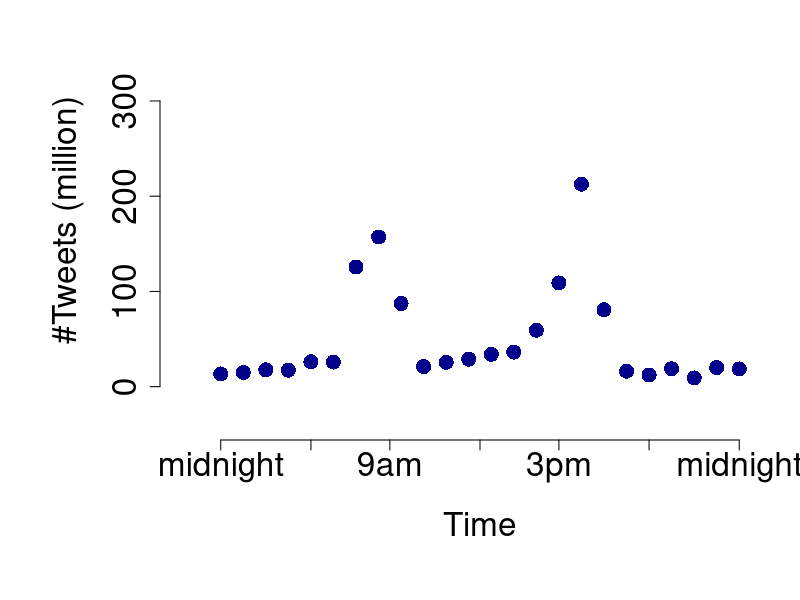

This chart was generated by the following R code: (Note: this script raises an error after producing the figure.)
png(file="~/Sites/decoded_presentation/templates/reveal/small_data_tweets.png",width = 1033,height = 484)
par(bg="white",mar=c(10,10,2,2))
y1 = c(5,6,10,11,18,20,120,150,80,10,15,20,25,30,50,100,200,75,10,5,10,3,7,5)
x1 = c(1:7,8,9,10,11,12,13,14,15,16,17,18,19,20,21:24);
plot(x1,y1 + runif(24,0,10) + 5,xlab="",ylab="",ylim=c(0,350),xlim=c(1,24),axes=F,
	pch = 16,col="darkblue",cex = 2)
axis(1,at=c(1,5,8.5,12.5,16,20,24),labels = c("midnight","6am","9am","noon","3pm","6pm","midnight"),line=2,cex.axis=2)
axis(2, at= c(0,100,200,300), labels = c(0,100,200,300),line=2,cex.axis=2)
title(xlab="Time", cex.lab = 2, line = 6)
title(ylab="#Tweets (million)",cex.lab = 2,line=6)
dev.off();

#San Fran, NYC, London, Moscow, Delhi, Manilla
#10, 13, 18, 21, 23,1
#-8, -5, 3, 5, 7

#london
x1 = sort(c(rnorm(500,9,5), rnorm(500,18,5)))
y1 = c(runif(125,5,15) + (1:125),sort(rnorm(125,180,60)),sort(rnorm(125,180,20),decreasing=T),runif(250,30,140),
	sort(rnorm(125,180,20)),sort(rnorm(125,180,60),decreasing=T),runif(125,5,15)-(1:125))
x1b = x1 + runif(500,0,1); #x1b[which(x1b > 24)] = 24;
y1b = y1 +runif(500,1,50); #y1b[which(y1b > 300)] = 300;
ll = which(y1b > 300)
y1b[ll] = 300 + runif(ll,0,50)*((-1)^(1:ll)) 
zz = which(y1b < 0); y1b[zz] = runif(length(zz),20,60)
shift0 = x1b + 0;
shift0[which(shift0 > 24)] = shift0[(which(shift0>24))] - 24;
shift0[which(shift0 < 0)] = shift0[(which(shift0<0))] + 24;
kol = as.vector(col2rgb("blue"))/1000; 
x_london = shift0; y_london = y1b;

#moscow
x2 = sort(c(rnorm(500,9,5), rnorm(500,18,5)));
y2 = c(runif(125,5,15) + (1:125),sort(rnorm(125,150,90)),sort(rnorm(125,150,20),decreasing=T),runif(250,30,120),
	sort(rnorm(125,150,20)),sort(rnorm(125,150,50),decreasing=T),runif(125,5,15)-(1:125))
x2b = x2 + runif(500,0,0.5); #x1b[which(x1b > 24)] = 24;
y2b = y2 +runif(500,1,80); 
ll = which(y2b > 250)
y2b[ll] = 250 + runif(ll,0,50)*((-1)^(1:ll)) 
zz = which(y2b < 0); y2b[zz] = runif(length(zz),20,60)
kol2 = as.vector(col2rgb("red"))/1000; 
shift3 = x2b + 3;
shift3[which(shift3 > 24)] = shift3[(which(shift3>24))] - 24;
shift3[which(shift3 < 0)] = shift3[(which(shift3<0))] + 24;
x_moscow = shift3; y_moscow = y2b;
#plot(x2b[shift3],y2b,ylab="#Tweets (M)", xlab = "Time (hrs)",xlim=c(1,24),ylim=c(0,350),pch=16,col = rgb(kol2[1],kol2[1],kol2[3],alpha = 0.2))

#delhi
x3 = sort(c(rnorm(500,9,5), rnorm(500,18,5)));
y3 = c(runif(125,15,35) + (1:125),sort(rnorm(125,100,90)),sort(rnorm(125,100,90),decreasing=T),runif(250,30,100),
	sort(rnorm(125,100,20)),sort(rnorm(125,100,50),decreasing=T),runif(125,15,35)-(1:125))
x3b = x3 + runif(500,0,1); #x1b[which(x1b > 24)] = 24;
y3b = y3 +runif(500,1,50); 
ll = which(y3b > 150)
y3b[ll] = 150 + runif(ll,0,30)*((-1)^(1:ll)) 
zz = which(y3b < 0); y3b[zz] = runif(length(zz),20,60)
kol3 = as.vector(col2rgb("green"))/1000; 
shift5 = x3b + 5;
shift5[which(shift5 > 24)] = shift5[(which(shift5>24))] - 24;
shift5[which(shift5 < 0)] = shift5[(which(shift5<0))] + 24;
x_delhi = shift5; y_delhi = y3b;
#plot(x2b[shift3

#manilla
x4 = sort(c(rnorm(500,9,5), rnorm(500,18,5)));
y4 = c(runif(125,5,15) + (1:125),sort(rnorm(125,150,50)),sort(rnorm(125,150,50),decreasing=T),runif(250,30,100),
	sort(rnorm(125,100,20)),sort(rnorm(125,100,20),decreasing=T),runif(125,5,15)-(1:125))
x4b = x4 + runif(500,0,0.5); #x1b[which(x1b > 24)] = 24;
y4b = y4 +runif(500,1,50); 
ll = which(y4b > 550)
y4b[ll] = 550 + runif(ll,0,30)*((-1)^(1:ll)) 
zz = which(y4b < 0); y4b[zz] = runif(length(zz),20,60)
kol3 = as.vector(col2rgb("green"))/1000; 
shift7 = x4b + 7;
shift7[which(shift7 > 24)] = shift7[(which(shift7>24))] - 24;
shift7[which(shift7 < 0)] = shift7[(which(shift7<0))] + 24;
x_manilla = shift7; y_manilla = y4b;
#plot(x2b[shift3

#SF
x5 = sort(c(rnorm(500,9,5), rnorm(500,18,5)));
y5 = c(runif(125,5,15) + (1:125),sort(rnorm(125,200,30)),sort(rnorm(125,200,30),decreasing=T),runif(250,30,100),
	sort(rnorm(125,300,50)),sort(rnorm(125,300,50),decreasing=T),runif(125,15,35)-(1:125))
x5b = x5 + runif(500,0,0.5); #x1b[which(x1b > 24)] = 24;
y5b = y5 +runif(500,1,50); 
ll = which(y5b > 450)
y5b[ll] = 450 + runif(ll,0,50)*((-1)^(1:ll)) 
zz = which(y5b < 0); y5b[zz] = runif(length(zz),20,60)
kol3 = as.vector(col2rgb("green"))/1000; 
shift8 = x5b - 8;
shift8[which(shift8 > 24)] = shift8[(which(shift8>24))] - 24;
shift8[which(shift8 < 0)] = shift8[(which(shift8<0))] + 24;
x_sf = shift8; y_sf = y5b;
#plot(x2b[shift3

#NYC
x6 = sort(c(rnorm(500,9,5), rnorm(500,18,5)));
y6 = c(runif(125,5,105) + (1:125),sort(rnorm(125,200,20)),sort(rnorm(125,200,20),decreasing=T),runif(250,30,200),
	sort(rnorm(125,400,100)),sort(rnorm(125,400,100),decreasing=T),runif(125,5,205)-(1:125))
x6b = x6 + runif(500,0,0.5); #x1b[which(x1b > 24)] = 24;
y6b = y6 +runif(500,1,50); 
ll = which(y6b > 450)
y6b[ll] = 450 + runif(ll,0,50)*((-1)^(1:ll)) 
zz = which(y6b < 0); y6b[zz] = runif(length(zz),20,60)
kol3 = as.vector(col2rgb("green"))/1000; 
shiftnyc = x6b - 5;
shiftnyc[which(shiftnyc > 24)] = shiftnyc[(which(shiftnyc>24))] - 24;
shiftnyc[which(shiftnyc < 0)] = shiftnyc[(which(shiftnyc<0))] + 24;
x_nyc = shiftnyc; y_nyc = y6b;
#plot(x2b[shift3

data = cbind(x_sf,y_sf,x_nyc,y_nyc,x_london,y_london,x_moscow,y_moscow, x_delhi,y_delhi,x_manilla,y_manilla);
write.csv(data,"~/Sites/decoded_presentation/templates/reveal/tweet_simulated_data.csv",quote=F,row.names=F)

plot(x_london,y_london,ylab="", xlab = "",xlim=c(0,24),ylim=c(0,600),pch=16,col = rgb(0.7,kol[1],kol[3],alpha = 0.2),axes=F)
points(x_moscow,y_moscow,pch=16,col = rgb(kol2[1],kol2[1],kol2[3],alpha = 0.2))
points(x_delhi,y_delhi,pch=16,col = rgb(0.5,0.1,0.7,alpha = 0.2))
points(x_nyc,y_nyc,pch=16,col = rgb(0.1,0.1,0.7,alpha = 0.2))
points(x_sf,y_sf,pch=16,col = rgb(0.7,0.7,0.1,alpha = 0.2))
points(x_manilla,y_manilla,pch=16,col = rgb(0.4,0.4,0.1,alpha = 0.2))
axis(1,at=c(1,5,8.5,12.5,16,20,24),labels = c("midnight","6am","9am","noon","3pm","6pm","midnight"),line=2)
axis(2, at= c(0,100,200,300,400,500), labels = c(0,100,200,300,400,500),line = 2)
title(xlab="Time", line = 6)
title(ylab="#Tweets (million)",line=6)
legend("topleft",bty="n",col=c(rgb(0.7,kol[1],kol[3],alpha = 1),rgb(kol2[1],kol2[1],kol2[3],alpha = 1),rgb(0.5,0.1,0.7,alpha = 1)),legend=c("UK","Moscow","Delhi"),ncol=3,pch=c(16,16,16))


png(file="~/Sites/decoded_presentation/templates/reveal/big_data_tweets_colour.png",width = 1033,height = 484)
par(bg="white",mar=c(10,10,2,2))
plot(x_london,y_london,ylab="", xlab = "",xlim=c(0,24),ylim=c(0,400),pch=16,col = rgb(0.7,kol[1],kol[3],alpha = 0.2),axes=F,cex=2,cex.lab=2)
points(x_moscow,y_moscow,pch=16,col = rgb(kol2[1],kol2[1],kol2[3],alpha = 0.2),cex=2)
points(x_delhi,y_delhi,pch=16,col = rgb(0.5,0.1,0.7,alpha = 0.2),cex=2)
axis(1,at=c(1,5,8.5,12.5,16,20,24),labels = c("midnight","6am","9am","noon","3pm","6pm","midnight"),cex.axis=2,line=2)
axis(2, at= c(0,100,200,300), labels = c(0,100,200,300),cex.axis=2, line = 2)
title(xlab="Time", cex.lab = 2, line = 6)
title(ylab="#Tweets (million)",cex.lab = 2,line=6)
legend("topleft",bty="n",col=c(rgb(0.7,kol[1],kol[3],alpha = 1),rgb(kol2[1],kol2[1],kol2[3],alpha = 1),rgb(0.5,0.1,0.7,alpha = 1)),legend=c("UK","Moscow","Delhi"),ncol=3,pch=c(16,16,16),cex=2)
dev.off();

png(file="~/Sites/decoded_presentation/templates/reveal/big_data_tweets_black.png",width = 1033,height = 484)
par(bg="white",mar=c(10,10,2,2))
plot(shift0,y1b,ylab="", xlab = "",xlim=c(0,24),ylim=c(0,400),pch=16,col = rgb(0,0,0,alpha = 0.2),axes=F,cex=2,cex.lab=2)
points(shift3,y2b,pch=16,col = rgb(0,0,0,alpha = 0.2),cex=2)
points(shift6,y3b,pch=16,col = rgb(0,0,0,alpha = 0.2),cex=2)
axis(1,at=c(1,5,8.5,12.5,16,20,24),labels = c("midnight","6am","9am","noon","3pm","6pm","midnight"),cex.axis=2,line=2)
axis(2, at= c(0,100,200,300), labels = c(0,100,200,300),cex.axis=2, line = 2)
title(xlab="Time", cex.lab = 2, line = 6)
title(ylab="#Tweets (million)",cex.lab = 2,line=6)
dev.off();


individual <- paste("Individual", 1:10, sep=" ")

n=100;
age = floor(rnorm(10,50,10))
gender = sample(c("Male","Female"),n,replace=T)
Mult.Sclerosis = c();
for (i in 1:10){
	Mult.Sclerosis[i] = "No";
	u = runif(1); 
	if (gender[i] == "Male"){ if (u < 0.1){ Mult.Sclerosis[i] = "Yes"; } }
	if (gender[i] == "Female"){ if (u<0.4){ Mult.Sclerosis[i] = "Yes" } }
}
Mult.Sclerosis[10] = "Yes";
#Mult.Sclerosis[8] = "No";
#Mult.Sclerosis[7] = "No";

MS_data = cbind(individual,gender,age,Mult.Sclerosis);
MS_data = data.frame(MS_data)


